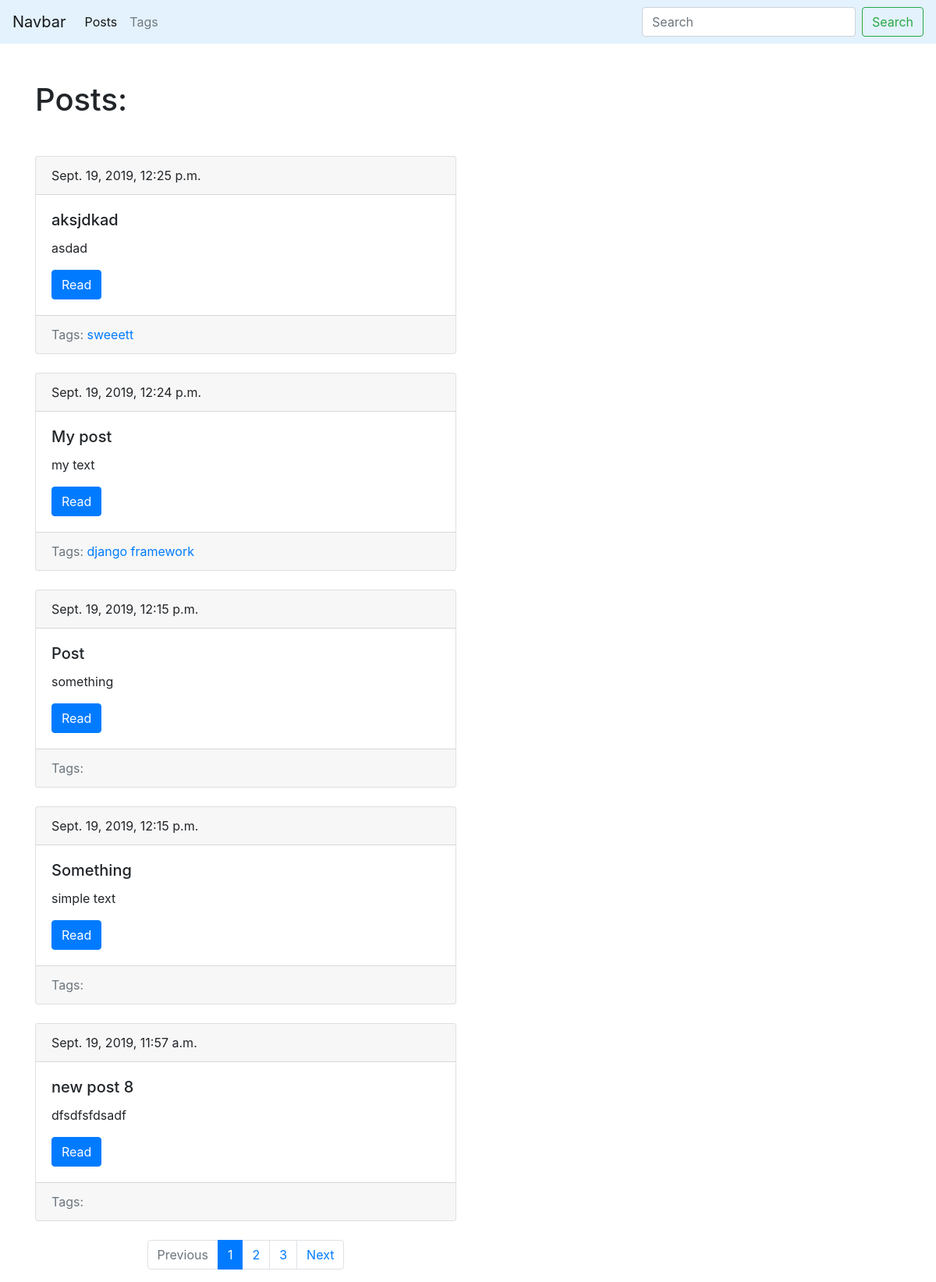
Screenshot of /blog/ with the database file from the repository.
### blog/models.py (models this page shows, shortened)
class Post(models.Model):
    title = models.CharField(max_length=150, db_index=True)
    slug = models.SlugField(max_length=150, blank=True, unique=True)
    body = models.TextField(blank=True, db_index=True)
    tags = models.ManyToManyField('Tag', blank=True, related_name='posts')
    date_pub = models.DateTimeField(auto_now_add=True)
    def get_absolute_url(self):
        return reverse('post_detail_url', kwargs={'slug': self.slug})
    class Meta:
        ordering = ['-date_pub']

class Tag(models.Model):
    title = models.CharField(max_length=50)
    slug = models.SlugField(max_length=50, unique=True)
    def get_absolute_url(self):
        return reverse('tag_detail_url', kwargs={'slug': self.slug})
    class Meta:
        ordering = ['title']

### blog/views.py (the view)
# urls.py: path('', posts_list, name='posts_list_url'),
def posts_list(request):
    search_query = request.GET.get('search', '')
    if search_query:
        posts = Post.objects.filter(Q(title__icontains=search_query) | Q(body__icontains=search_query))
    else:
        posts = Post.objects.all()
    paginator = Paginator(posts, 5)
    page_number = request.GET.get('page', 1)
    page = paginator.get_page(page_number)
    is_paginated = page.has_other_pages()
    if page.has_previous():
        prev_url = '?page={}'.format(page.previous_page_number())
    else:
        prev_url = ''
    if page.has_next():
        next_url = '?page={}'.format(page.next_page_number())
    else:
        next_url = ''
    context = {
        'page_object': page,
        'is_paginated': is_paginated,
        'next_url': next_url,
        'prev_url': prev_url
    }
    return render(request, 'blog/index.html', context=context)

### blog/templates/blog/index.html (shortened to what this page needs)
{% extends 'blog/base_blog.html' %}
{% block content %}
    <h1 class="mb-5"> Posts: </h1>
    {%  for post in page_object.object_list %}
        {% include 'blog/includes/post_cad_template.html' %}
    {% endfor %}
{% endblock %}

### blog/templates/blog/includes/post_cad_template.html
<div class="card mb-4 " >
    <div class="card-header">
        {{ post.date_pub }}
    </div>
    <div class="card-body">
        <h5 class="card-title">{{ post.title }}</h5>
        <p class="card-text">{{ post.body|truncatewords:15 }}</p>
        <a href="{{ post.get_absolute_url }}" class="btn btn-primary">Read</a>
    </div>
    <div class="card-footer text-muted">
        Tags:
        {% for tag in post.tags.all %}
            <a href="{{ tag.get_absolute_url}}">{{ tag.title }}</a>
        {% endfor %}
    </div>
</div>

### rows the page displays
Post: date_pub "Sept. 19, 2019, 12:25 p.m.", title "aksjdkad", body "asdad"
Tag: title "sweeett"
Post: date_pub "Sept. 19, 2019, 12:24 p.m.", title "My post", body "my text"
Tag: title "django"
Tag: title "framework"
Post: date_pub "Sept. 19, 2019, 12:15 p.m.", title "Post", body "something"
Post: date_pub "Sept. 19, 2019, 12:15 p.m.", title "Something", body "simple text"
Post: date_pub "Sept. 19, 2019, 11:57 a.m.", title "new post 8", body "dfsdfsfdsadf"

### other values shown
{{ n }} "1"
{{ n }} "2" "3"
